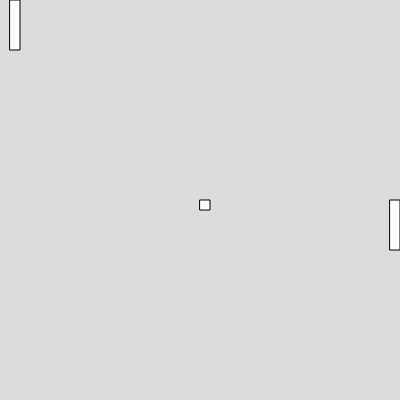
Frame 1 (no input)
Frame 60 (no input): identical to frame 1, image omitted
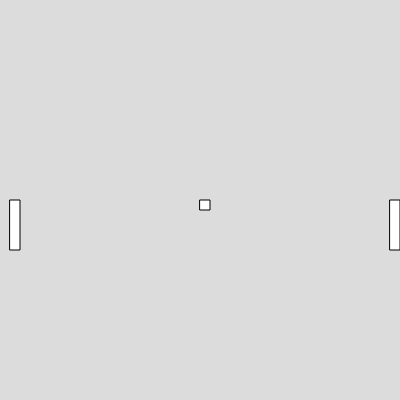
Frame 120 (the mouse pressed at the canvas centre since frame 60)

The p5.js sketch that drew these frames (run headless with seeded random() and noise() and a simulated clock; from frame 60 on, the mouse is pressed at the canvas centre):

// p5.js sketch
// ── sketch.js

function setup() {
  createCanvas(400, 400);
}

function draw() {
  
  background(220);
  rect(10,mouseY,10,50);
  rect(390,200,10,50);
  rect(200,200,10,10);
  
  
}
